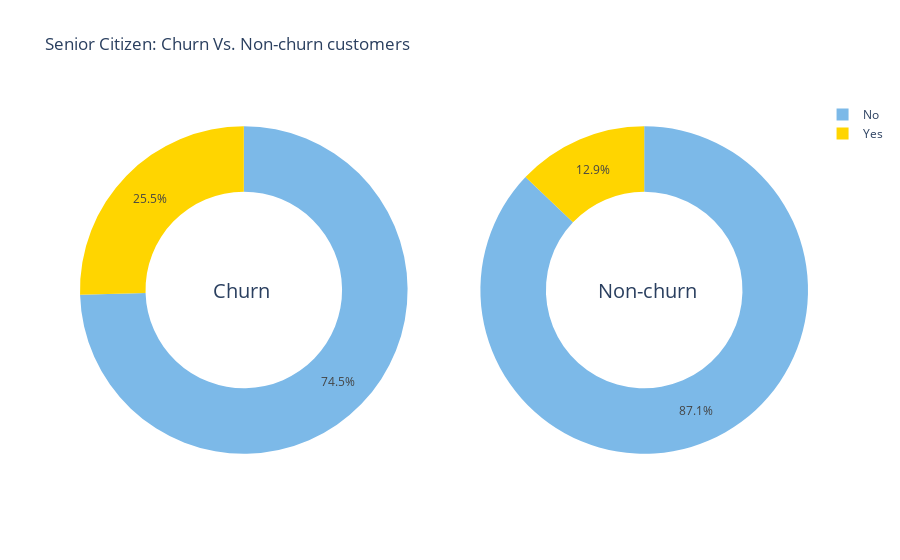

The notebook cell saved with this chart:
### Code cell
make_pies('SeniorCitizen', 'Senior Citizen')

### Figure 1 — Plotly figure (JSON) as saved in the notebook; plotly's stock layout.template omitted (floating-point values rounded to 4 significant figures)
{"data": [{"domain": {"x": [0.0, 0.45], "y": [0.0, 1.0]}, "hole": 0.6, "hoverinfo": "label+value", "labels": ["No", "Yes"], "marker": {"colors": ["rgb(124,185,232)", "rgb(255,213,0)", "rgb(25,77,0)", "rgb(255,126,0)", "rgb(153,255,102)"]}, "name": "Churn", "type": "pie", "values": [1393, 476]}, {"domain": {"x": [0.55, 1.0], "y": [0.0, 1.0]}, "hole": 0.6, "hoverinfo": "label+value", "labels": ["No", "Yes"], "marker": {"colors": ["rgb(124,185,232)", "rgb(255,213,0)", "rgb(25,77,0)", "rgb(255,126,0)", "rgb(153,255,102)"]}, "name": "Non-churn", "type": "pie", "values": [4497, 666]}], "layout": {"annotations": [{"font": {"size": 20}, "showarrow": false, "text": "Churn", "x": 0.18, "y": 0.5}, {"font": {"size": 20}, "showarrow": false, "text": "Non-churn", "x": 0.85, "y": 0.5}], "title": {"text": "Senior Citizen: Churn Vs. Non-churn customers"}}}
